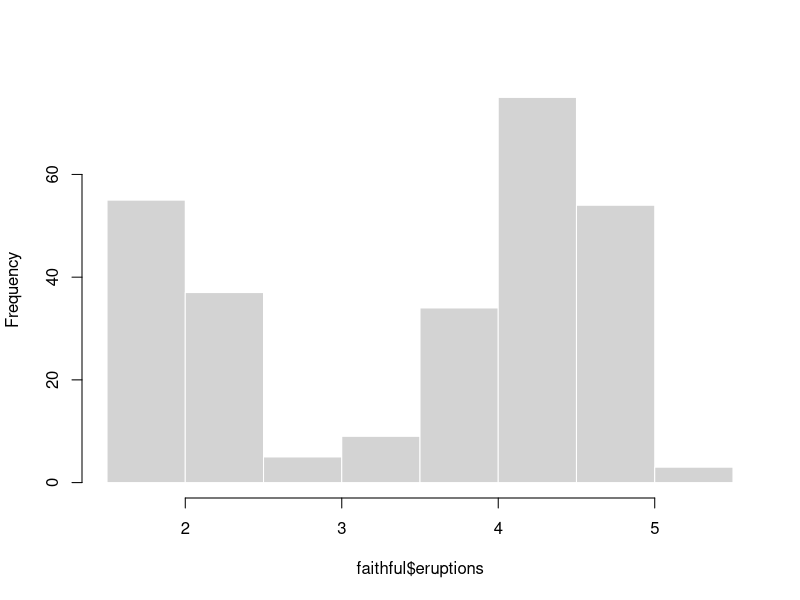
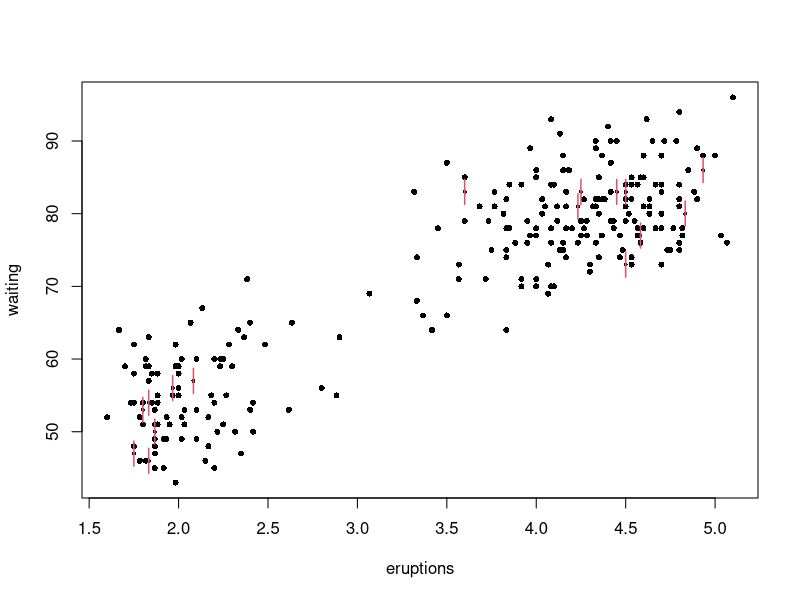
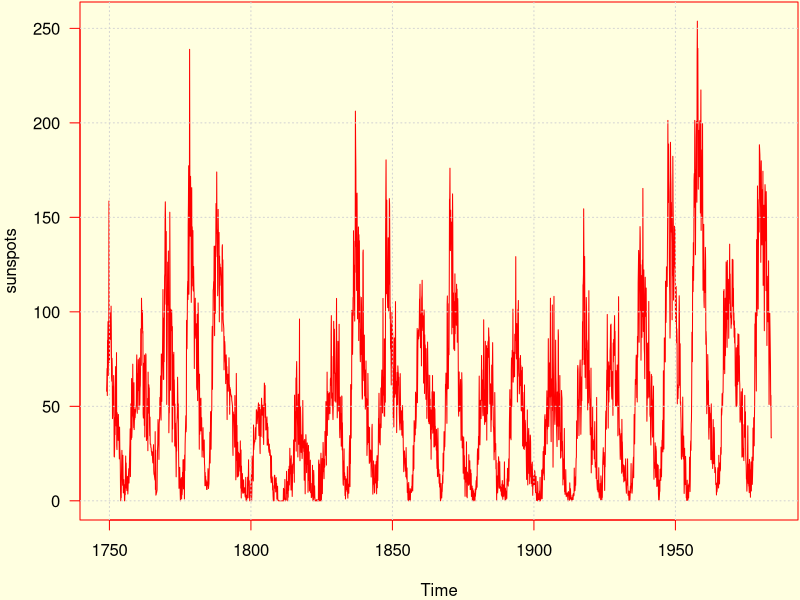

The R source for these figures, in order:
## ---- chunk 1
#| chunk-a, attr.plot = 'width="45%"',
#| fig.alt = c('a histogram', 'a sunflower plot'),
#| fig.cap = 'Exploring the faithful dataset.',

hist(faithful$eruptions, main = '', border = 'white')
sunflowerplot(faithful)
## ---- chunk 2
#| chunk-b, fig.dim = c(14, 4), fig.env = '.figure .fullwidth',
#| fig.cap = 'Monthly mean relative sunspot numbers from 1749 to 1983.'
par(mar = c(4, 4, .1, .1), bg = 'lightyellow', fg = 'red', las = 1)
plot(sunspots, col = 'red')
grid()
